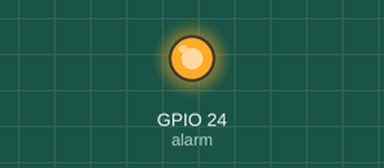
Recording of a program running on a simulated Raspberry Pi (BCM pin numbers). Shown: output pins drawn as LEDs (lit = HIGH). The clock reads 2024-03-15 10:24:30 at power-on unless the program sets it. At 10.0 s the program stops and its outputs stay as they are.

Above: at 0.1 s.
At 10.1 s:
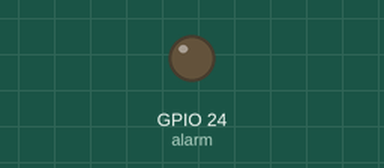
Timing chart, 0 to 11.5 s (numbered marks = the images above):
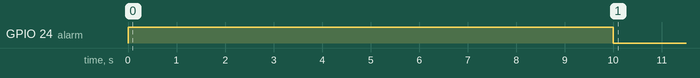

The program:

alarm.py
```python
import sys
import logging
from gpiozero import OutputDevice, GPIOZeroError
from time import sleep

# Configurazione fissa
PIN_GPIO = 24

def main():
    # Controlla se è stato passato un argomento, altrimenti usa 10
    durata = int(sys.argv[1]) if len(sys.argv) > 1 else 10

    try:
        alarm = OutputDevice(PIN_GPIO, active_high=True, initial_value=False)
        alarm.on()
        sleep(durata)
        alarm.off()
    except GPIOZeroError:
        print("Errore GPIO")
    except Exception as e:
        print(f"Errore: {e}")

if __name__ == "__main__":
    main()
```

Measured:
- by itself, GPIO 24 (alarm): LOW → HIGH at 0.00 s, → LOW 10.0 s later
